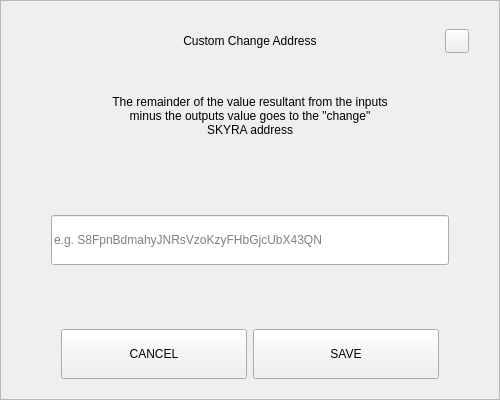
<?xml version="1.0" encoding="UTF-8"?>
<ui version="4.0">
 <class>SendChangeAddressDialog</class>
 <widget class="QDialog" name="SendChangeAddressDialog">
  <property name="geometry">
   <rect>
    <x>0</x>
    <y>0</y>
    <width>500</width>
    <height>400</height>
   </rect>
  </property>
  <property name="windowTitle">
   <string notr="true">N/A</string>
  </property>
  <layout class="QVBoxLayout" name="verticalLayout">
   <property name="spacing">
    <number>0</number>
   </property>
   <property name="leftMargin">
    <number>0</number>
   </property>
   <property name="topMargin">
    <number>0</number>
   </property>
   <property name="rightMargin">
    <number>0</number>
   </property>
   <property name="bottomMargin">
    <number>0</number>
   </property>
   <item>
    <widget class="QFrame" name="frame">
     <property name="styleSheet">
      <string notr="true"/>
     </property>
     <property name="frameShape">
      <enum>QFrame::StyledPanel</enum>
     </property>
     <property name="frameShadow">
      <enum>QFrame::Raised</enum>
     </property>
     <layout class="QVBoxLayout" name="verticalLayout_2" stretch="0,0,0,0,0,0,0">
      <property name="spacing">
       <number>0</number>
      </property>
      <property name="leftMargin">
       <number>30</number>
      </property>
      <property name="topMargin">
       <number>20</number>
      </property>
      <property name="rightMargin">
       <number>30</number>
      </property>
      <property name="bottomMargin">
       <number>20</number>
      </property>
      <item>
       <layout class="QHBoxLayout" name="horizontalLayout_3">
        <property name="spacing">
         <number>0</number>
        </property>
        <item>
         <spacer name="horizontalSpacer_2">
          <property name="orientation">
           <enum>Qt::Horizontal</enum>
          </property>
          <property name="sizeHint" stdset="0">
           <size>
            <width>40</width>
            <height>20</height>
           </size>
          </property>
         </spacer>
        </item>
        <item>
         <widget class="QLabel" name="labelTitle">
          <property name="minimumSize">
           <size>
            <width>0</width>
            <height>40</height>
           </size>
          </property>
          <property name="maximumSize">
           <size>
            <width>16777215</width>
            <height>40</height>
           </size>
          </property>
          <property name="styleSheet">
           <string notr="true">padding-left:24px;</string>
          </property>
          <property name="text">
           <string>Custom Change Address</string>
          </property>
          <property name="alignment">
           <set>Qt::AlignCenter</set>
          </property>
          <property name="margin">
           <number>7</number>
          </property>
         </widget>
        </item>
        <item>
         <spacer name="horizontalSpacer">
          <property name="orientation">
           <enum>Qt::Horizontal</enum>
          </property>
          <property name="sizeHint" stdset="0">
           <size>
            <width>40</width>
            <height>20</height>
           </size>
          </property>
         </spacer>
        </item>
        <item>
         <widget class="QPushButton" name="btnEsc">
          <property name="minimumSize">
           <size>
            <width>24</width>
            <height>24</height>
           </size>
          </property>
          <property name="maximumSize">
           <size>
            <width>24</width>
            <height>24</height>
           </size>
          </property>
          <property name="focusPolicy">
           <enum>Qt::NoFocus</enum>
          </property>
          <property name="text">
           <string/>
          </property>
         </widget>
        </item>
       </layout>
      </item>
      <item>
       <spacer name="verticalSpacer_2">
        <property name="orientation">
         <enum>Qt::Vertical</enum>
        </property>
        <property name="sizeType">
         <enum>QSizePolicy::Fixed</enum>
        </property>
        <property name="sizeHint" stdset="0">
         <size>
          <width>20</width>
          <height>20</height>
         </size>
        </property>
       </spacer>
      </item>
      <item alignment="Qt::AlignHCenter">
       <widget class="QLabel" name="labelMessage">
        <property name="minimumSize">
         <size>
          <width>0</width>
          <height>70</height>
         </size>
        </property>
        <property name="text">
         <string>The remainder of the value resultant from the inputs minus the outputs value goes to the &quot;change&quot; SKYRA address</string>
        </property>
        <property name="alignment">
         <set>Qt::AlignCenter</set>
        </property>
        <property name="wordWrap">
         <bool>true</bool>
        </property>
       </widget>
      </item>
      <item>
       <spacer name="verticalSpacer_3">
        <property name="orientation">
         <enum>Qt::Vertical</enum>
        </property>
        <property name="sizeHint" stdset="0">
         <size>
          <width>20</width>
          <height>40</height>
         </size>
        </property>
       </spacer>
      </item>
      <item>
       <layout class="QHBoxLayout" name="horizontalLayout_2">
        <property name="spacing">
         <number>0</number>
        </property>
        <property name="leftMargin">
         <number>20</number>
        </property>
        <property name="rightMargin">
         <number>20</number>
        </property>
        <item>
         <widget class="QLineEdit" name="lineEditAddress">
          <property name="minimumSize">
           <size>
            <width>0</width>
            <height>50</height>
           </size>
          </property>
          <property name="placeholderText">
           <string notr="true">e.g. S8FpnBdmahyJNRsVzoKzyFHbGjcUbX43QN</string>
          </property>
         </widget>
        </item>
       </layout>
      </item>
      <item>
       <spacer name="verticalSpacer">
        <property name="orientation">
         <enum>Qt::Vertical</enum>
        </property>
        <property name="sizeHint" stdset="0">
         <size>
          <width>20</width>
          <height>40</height>
         </size>
        </property>
       </spacer>
      </item>
      <item>
       <layout class="QHBoxLayout" name="horizontalLayout" stretch="2,2">
        <property name="spacing">
         <number>6</number>
        </property>
        <property name="leftMargin">
         <number>30</number>
        </property>
        <property name="rightMargin">
         <number>30</number>
        </property>
        <item>
         <widget class="QPushButton" name="btnCancel">
          <property name="minimumSize">
           <size>
            <width>180</width>
            <height>50</height>
           </size>
          </property>
          <property name="focusPolicy">
           <enum>Qt::NoFocus</enum>
          </property>
          <property name="text">
           <string>CANCEL</string>
          </property>
         </widget>
        </item>
        <item>
         <widget class="QPushButton" name="btnSave">
          <property name="minimumSize">
           <size>
            <width>180</width>
            <height>50</height>
           </size>
          </property>
          <property name="focusPolicy">
           <enum>Qt::NoFocus</enum>
          </property>
          <property name="text">
           <string>SAVE</string>
          </property>
         </widget>
        </item>
       </layout>
      </item>
     </layout>
    </widget>
   </item>
  </layout>
 </widget>
 <resources/>
 <connections/>
</ui>
